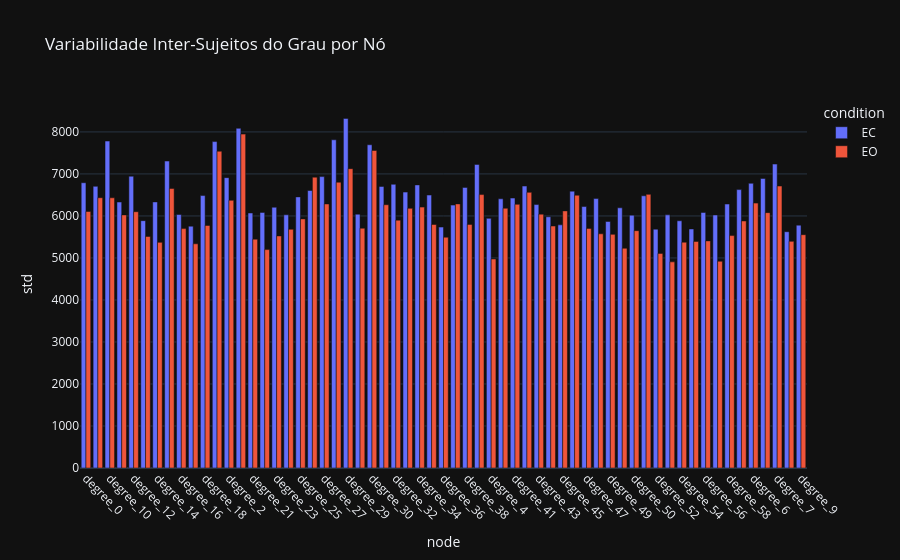

Notebook code for this chart:
### Code cell
fig = px.bar(
    degree_stats,
    x="node",
    y="std",
    color="condition",
    barmode="group",
    title="Variabilidade Inter-Sujeitos do Grau por Nó"
)
fig.update_layout(xaxis_tickangle=45)
fig.show()

### Figure 1 — Plotly figure (JSON) as saved in the notebook; plotly's stock layout.template omitted (floating-point values rounded to 4 significant figures)
{"data": [{"alignmentgroup": "True", "hovertemplate": "condition=EC<br>node=%{x}<br>std=%{y}<extra></extra>", "legendgroup": "EC", "marker": {"color": "#636efa", "pattern": {"shape": ""}}, "name": "EC", "offsetgroup": "EC", "orientation": "v", "showlegend": true, "textposition": "auto", "type": "bar", "x": ["degree_0", "degree_1", "degree_10", "degree_11", "degree_12", "degree_13", "degree_14", "degree_15", "degree_16", "degree_17", "degree_18", "degree_19", "degree_2", "degree_20", "degree_21", "degree_22", "degree_23", "degree_24", "degree_25", "degree_26", "degree_27", "degree_28", "degree_29", "degree_3", "degree_30", "degree_31", "degree_32", "degree_33", "degree_34", "degree_35", "degree_36", "degree_37", "degree_38", "degree_39", "degree_4", "degree_40", "degree_41", "degree_42", "degree_43", "degree_44", "degree_45", "degree_46", "degree_47", "degree_48", "degree_49", "degree_5", "degree_50", "degree_51", "degree_52", "degree_53", "degree_54", "degree_55", "degree_56", "degree_57", "degree_58", "degree_59", "degree_6", "degree_60", "degree_7", "degree_8", "degree_9"], "xaxis": "x", "y": [6791.0, 6705.0, 7782.0, 6331.0, 6946.0, 5888.0, 6334.0, 7307.0, 6034.0, 5757.0, 6485.0, 7770.0, 6912.0, 8086.0, 6071.0, 6084.0, 6207.0, 6027.0, 6454.0, 6605.0, 6936.0, 7812.0, 8322.0, 6042.0, 7694.0, 6702.0, 6753.0, 6567.0, 6739.0, 6497.0, 5734.0, 6258.0, 6680.0, 7227.0, 5943.0, 6408.0, 6425.0, 6711.0, 6271.0, 5980.0, 5788.0, 6590.0, 6223.0, 6413.0, 5869.0, 6193.0, 6018.0, 6479.0, 5685.0, 6026.0, 5885.0, 5690.0, 6083.0, 6022.0, 6283.0, 6627.0, 6777.0, 6893.0, 7234.0, 5625.0, 5781.0], "yaxis": "y"}, {"alignmentgroup": "True", "hovertemplate": "condition=EO<br>node=%{x}<br>std=%{y}<extra></extra>", "legendgroup": "EO", "marker": {"color": "#EF553B", "pattern": {"shape": ""}}, "name": "EO", "offsetgroup": "EO", "orientation": "v", "showlegend": true, "textposition": "auto", "type": "bar", "x": ["degree_0", "degree_1", "degree_10", "degree_11", "degree_12", "degree_13", "degree_14", "degree_15", "degree_16", "degree_17", "degree_18", "degree_19", "degree_2", "degree_20", "degree_21", "degree_22", "degree_23", "degree_24", "degree_25", "degree_26", "degree_27", "degree_28", "degree_29", "degree_3", "degree_30", "degree_31", "degree_32", "degree_33", "degree_34", "degree_35", "degree_36", "degree_37", "degree_38", "degree_39", "degree_4", "degree_40", "degree_41", "degree_42", "degree_43", "degree_44", "degree_45", "degree_46", "degree_47", "degree_48", "degree_49", "degree_5", "degree_50", "degree_51", "degree_52", "degree_53", "degree_54", "degree_55", "degree_56", "degree_57", "degree_58", "degree_59", "degree_6", "degree_60", "degree_7", "degree_8", "degree_9"], "xaxis": "x", "y": [6106.0, 6434.0, 6431.0, 6025.0, 6101.0, 5512.0, 5371.0, 6652.0, 5699.0, 5337.0, 5773.0, 7541.0, 6372.0, 7948.0, 5447.0, 5199.0, 5524.0, 5682.0, 5930.0, 6923.0, 6286.0, 6803.0, 7125.0, 5708.0, 7558.0, 6267.0, 5900.0, 6181.0, 6210.0, 5797.0, 5494.0, 6287.0, 5799.0, 6508.0, 4976.0, 6184.0, 6276.0, 6562.0, 6043.0, 5760.0, 6120.0, 6493.0, 5703.0, 5575.0, 5562.0, 5231.0, 5649.0, 6513.0, 5108.0, 4907.0, 5375.0, 5393.0, 5406.0, 4922.0, 5532.0, 5880.0, 6305.0, 6079.0, 6712.0, 5395.0, 5554.0], "yaxis": "y"}], "layout": {"barmode": "group", "legend": {"title": {"text": "condition"}, "tracegroupgap": 0}, "title": {"text": "Variabilidade Inter-Sujeitos do Grau por Nó"}, "xaxis": {"anchor": "y", "domain": [0, 1], "tickangle": 45, "title": {"text": "node"}}, "yaxis": {"anchor": "x", "domain": [0, 1], "title": {"text": "std"}}}}
